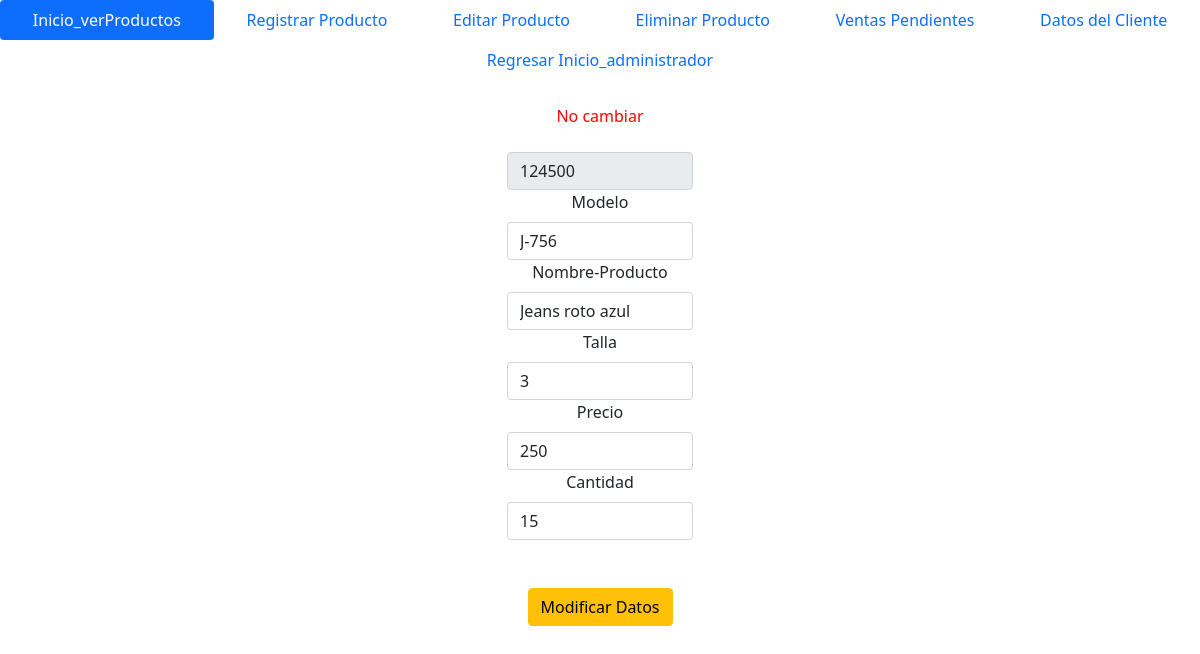
The app's page /editProducto2.php?id=124500 with its own data.
### tables this page shows
CREATE TABLE `productos` (
  `CodigoBarras` int(100) NOT NULL,
  `modelo` varchar(100) NOT NULL,
  `NombreProducto` varchar(100) NOT NULL,
  `talla` varchar(100) NOT NULL,
  `precio` int(11) NOT NULL,
  `cantidad` int(11) NOT NULL,
  `imagen` varchar(100) NOT NULL
);

### editProducto2.php (the view, shortened to what this page needs)
<?php require_once "./assets/nav/navProductos.php" ?>
<?php require_once "conexion.php" ?>
<link href="https://cdn.jsdelivr.net/npm/bootstrap@5.0.0-beta3/dist/css/bootstrap.min.css" rel="stylesheet">
<?php
if(strlen('id')>=1)
{
    $id=$_GET['id'];
?>
    <div class="container center" border-radius="55px">
<center>
    <form action="editProducto3.php" method="GET" class="row g-3">
    <div class="card-panel hoverable grey lighten-5">
    <?php
    $consulta="SELECT * FROM productos WHERE CodigoBarras=$id";
    $ejecutarconsulta= mysqli_query($db,$consulta);
    $user = mysqli_fetch_assoc($ejecutarconsulta);
    ?>
    <br>
 <div class="col-md-2">
    <label for="inputAddress" class="form-label"><p><font color="red">No cambiar </font></p></label>
<input class="form-control" type="number" name="codigoBarras" value="<?php echo $user['CodigoBarras']?>" required minlength="1" maxlength="60" readonly>
 </div>
<div class="col-md-2">
    <label for="inputAddress" class="form-label">Modelo</label>
<input class="form-control" type="text" name="modelo" value="<?php echo $user['modelo']?>" required minlength="1" maxlength="60" >
</div>
<div class="col-md-2">
    <label for="inputAddress" class="form-label">Nombre-Producto</label>
<input class="form-control" type="text" name="nombreProducto" value="<?php echo $user['NombreProducto']?>" required minlength="1" maxlength="60" >
</div>
<div class="col-md-2">
    <label for="inputAddress" class="form-label">Talla</label>
<input class="form-control" type="number" name="talla" value="<?php echo $user['talla']?>" required minlength="1" maxlength="60" >
</div>
<div class="col-md-2">
    <label for="inputAddress" class="form-label">Precio</label>
<input class="form-control" type="number" name="precio" value="<?php echo $user['precio']?>" required minlength="1" maxlength="60" >
</div>
<div class="col-md-2">
    <label for="inputAddress" class="form-label">Cantidad</label>
<input class="form-control" type="number" name="cantidad" value="<?php echo $user['cantidad']?>" required minlength="1" maxlength="60">
</div>
<br>
<br>
 <div class="col-12">
    <button type="submit" class="btn btn-warning" name="actualizar">Modificar Datos</button>
  </div>
    </div>
    </form>
</center>
    </div>
    <?php
}
?>

### records on screen
productos: codigoBarras "124500", modelo "J-756", nombreProducto "Jeans roto azul", talla "3", precio "250", cantidad "15"
